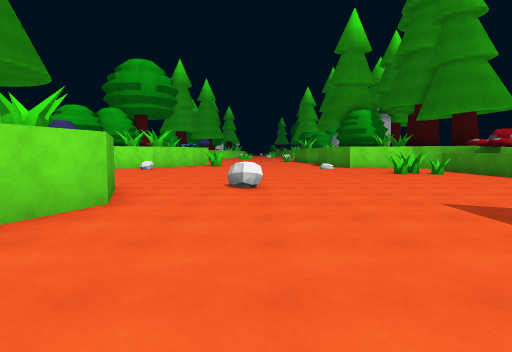
view 1 (above)

24 first-person views from a walk through a Unity game level. The camera is 1.4 m above the floor, tilts 4° down and sees 75° across. The floor is counted in squares, 2 m on a side. Each view is taken from the middle of a square. On the plan, view 1 faces up. The plan holds only what a view shows up to about 10 squares ahead; the rest is blank. The place goes on beyond the plan. Some animated figures are not drawn.

view 2
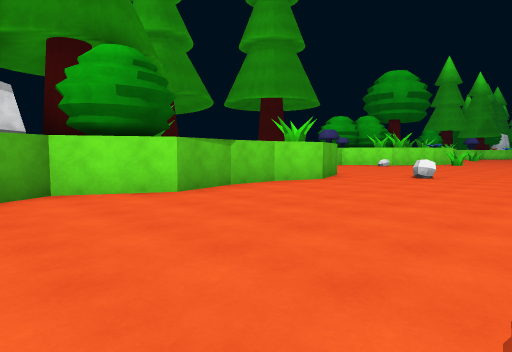

view 3
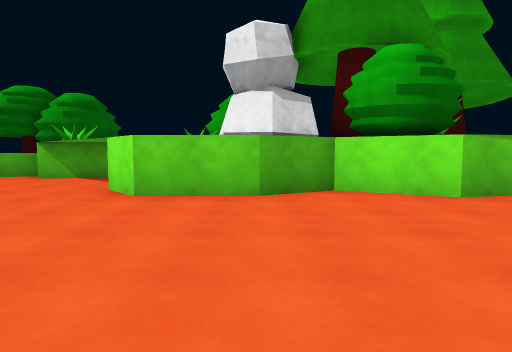

view 4
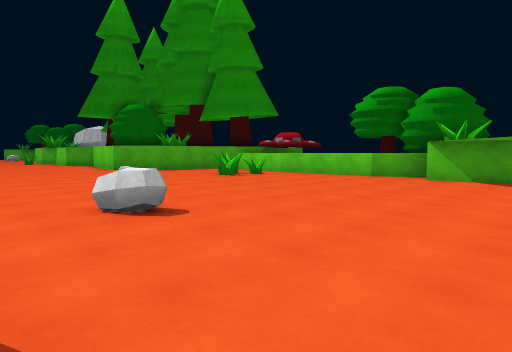

view 5
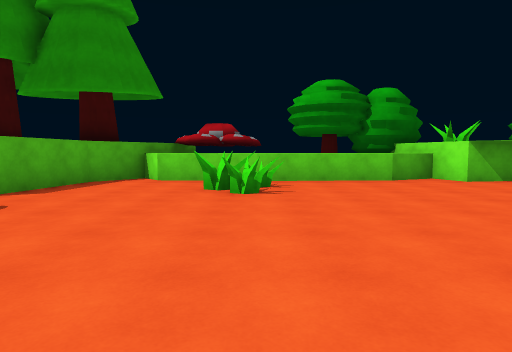

view 6
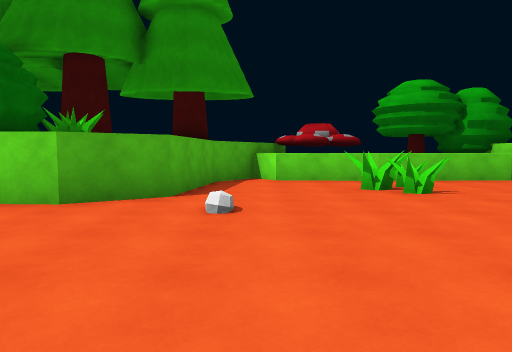

view 7
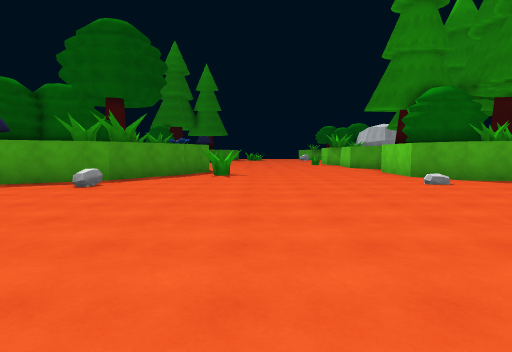

view 8
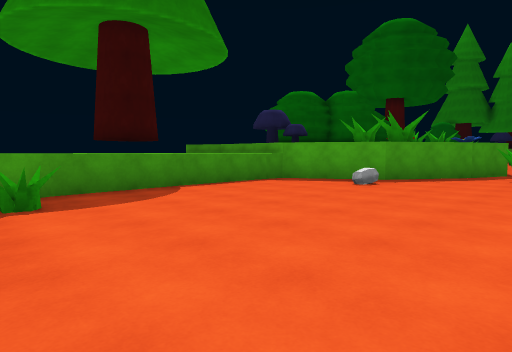

view 9
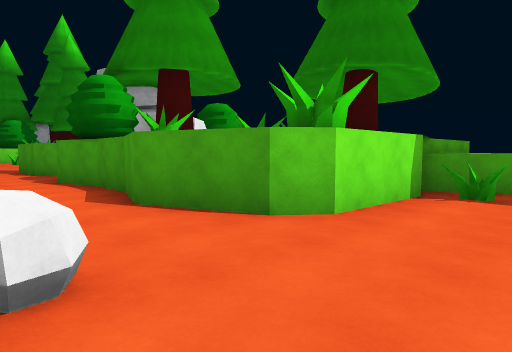

view 10
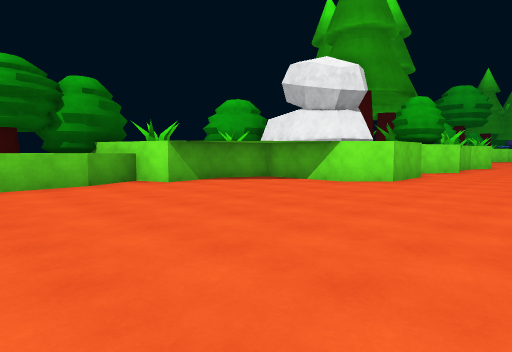

view 11
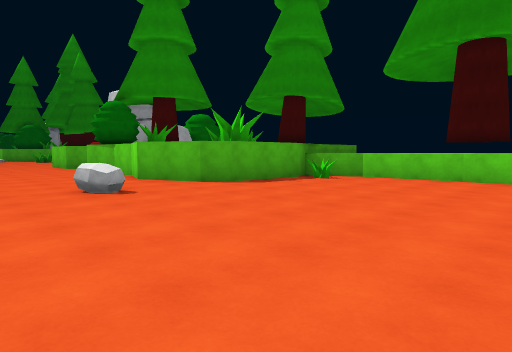

view 12
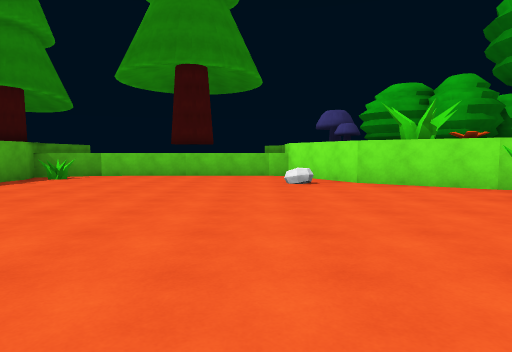

view 13
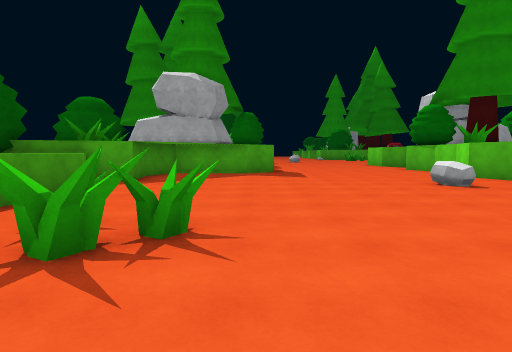

view 14
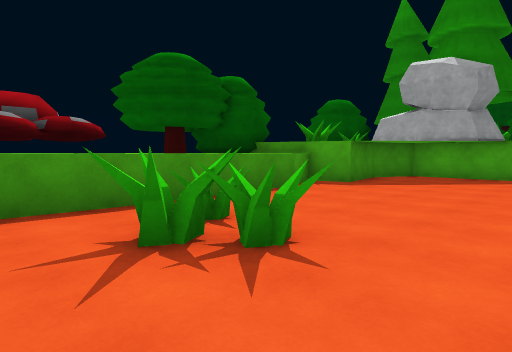

view 15
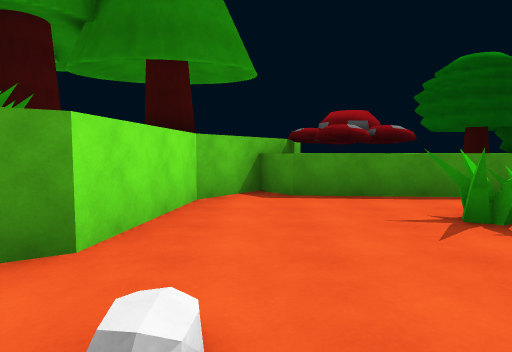

view 16
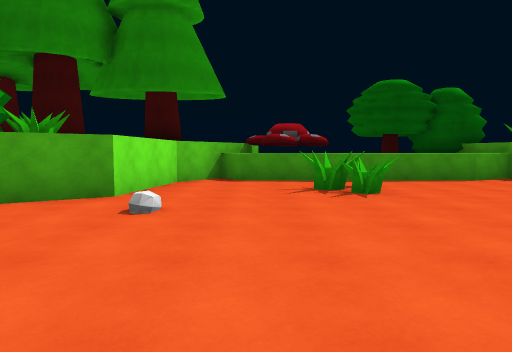

view 17
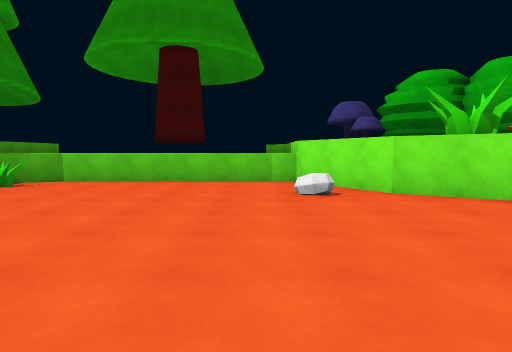

view 18
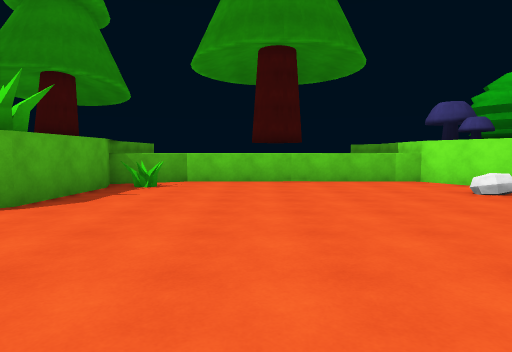

view 19
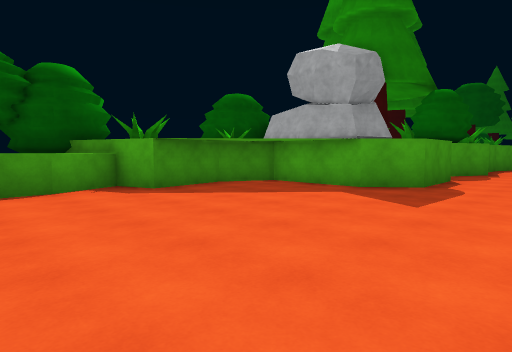

view 20
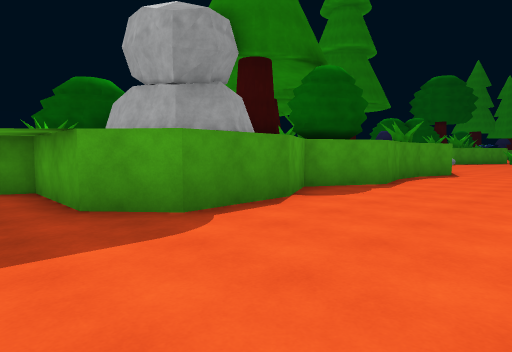

view 21
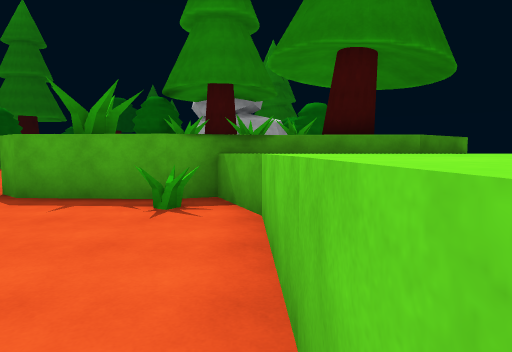

view 22
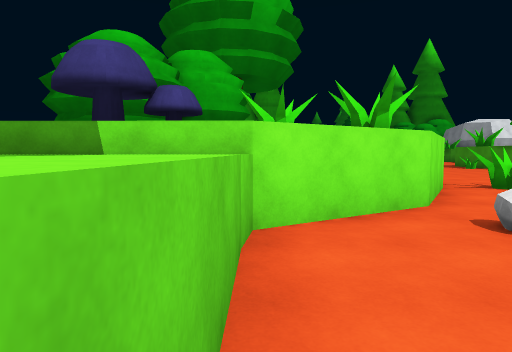

view 23
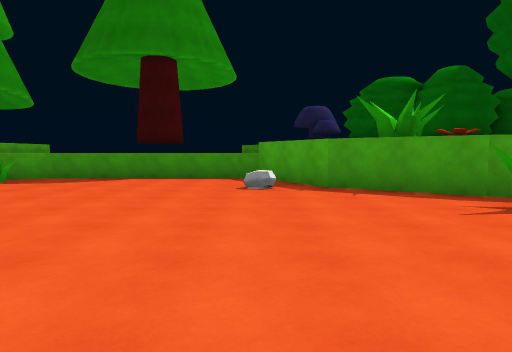

view 24
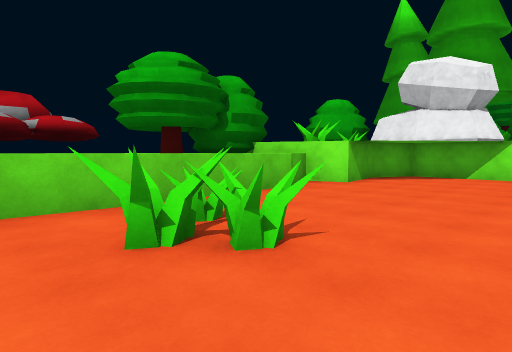

### Floor plan
Key: @ floor where view 1 was taken; # wall or solid block; . floor; = window, fence, low wall or low ledge; ^ raised ledge; T tree.
Columns run from 10 left of view 1 to 11 right of it. Each row starts with its distance up from view 1.
 16     ##..... ..###
 15    ##...........###
 14  ###.=.......=....##
 13   ^^..............^##
 12   ^...............=#
 11   ^...............=#
 10   ^^..............^^^
  9  ^^^..............^^ ^
  8    ^..............^ ^T
  7 ^^^^###...^.......^^^
  6 #  #  ##.........###
  5        #..........#
  4        #..........#
  3        #.........##
  2        #......####
  1        #......#
  0        #..@...#
 -1        #......#
 -2        #......#
 -3        #......#
 -4        #......#
 -5     ####......#
 -6    ##.........#
 -7    #..........#
 -8    #..........#
 -9   ###.........##
-10  ^^^.......^...###^^^^
-11 ^^ ^..............^ ^^
-12 T^^^..............^ ^
-13  ^ ^..............^^
-14    ^...............^
-15    =...............^
-16    ^..............^
-17   ##............=.##
-18    ###...........##
-19      ###........##
-20        #.......##

Where each view was taken, in squares from view 1:
view 1: 0 up, 0 right, facing up
view 2: 3 down, 3 right, facing up-left
view 3: 3 down, 3 right, facing left
view 4: 6 down, 3 right, facing down-left
view 5: 14 down, 2 right, facing left
view 6: 17 down, 2 right, facing left
view 7: 10 down, 2 right, facing down
view 8: 10 down, 2 right, facing down-right
view 9: 12 down, 1 right, facing up-right
view 10: 13 down, 1 right, facing up-left
view 11: 13 up, 2 right, facing down-left
view 12: 13 up, 3 right, facing left
view 13: 14 up, 4 right, facing down
view 14: 13 up, 3 right, facing down-right
view 15: 14 up, 2 right, facing right
view 16: 13 up, 1 left, facing right
view 17: 13 up, 1 right, facing left
view 18: 10 up, 1 right, facing left
view 19: 9 up, 1 right, facing down-right
view 20: 4 up, 0 right, facing down-right
view 21: 12 up, 7 left, facing down
view 22: 11 up, 7 left, facing up
view 23: 17 down, 1 left, facing right
view 24: 16 down, 2 left, facing up-left
